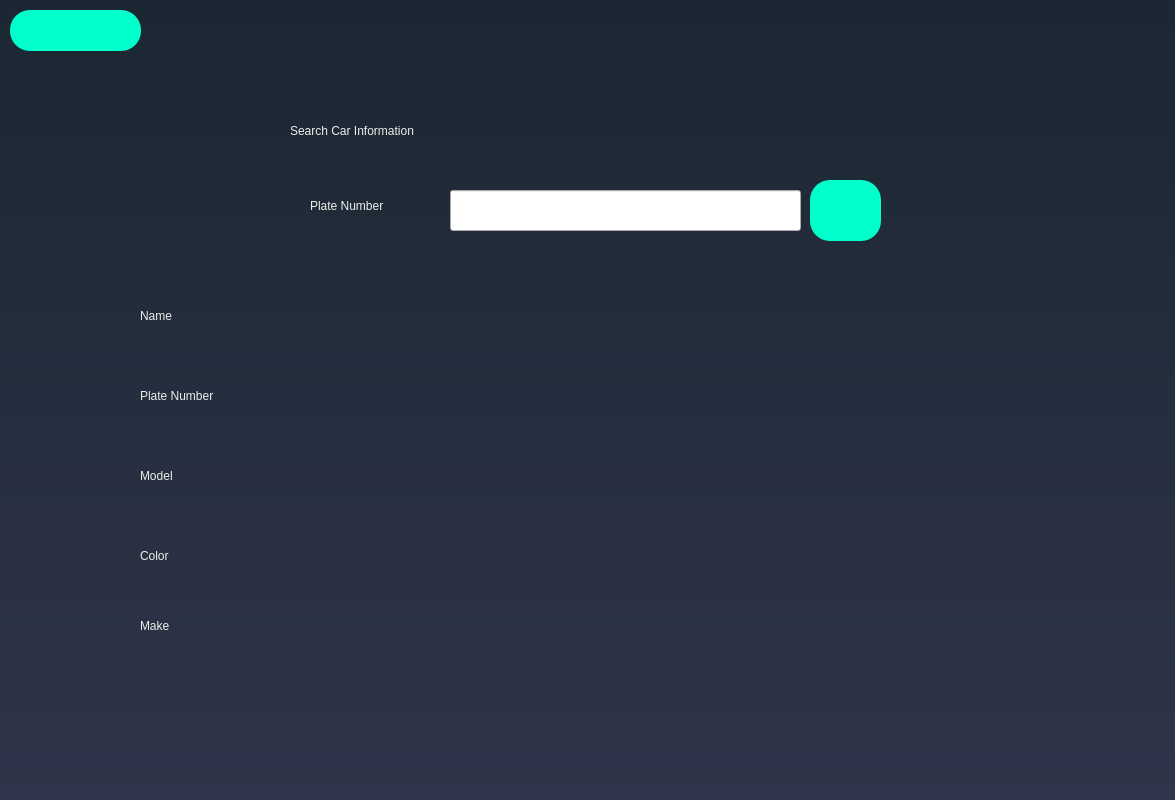
<?xml version="1.0" encoding="UTF-8"?>
<ui version="4.0">
 <class>Dialog</class>
 <widget class="QDialog" name="Dialog">
  <property name="geometry">
   <rect>
    <x>0</x>
    <y>0</y>
    <width>1175</width>
    <height>800</height>
   </rect>
  </property>
  <property name="windowTitle">
   <string>Dialog</string>
  </property>
  <widget class="QWidget" name="widget" native="true">
   <property name="geometry">
    <rect>
     <x>0</x>
     <y>0</y>
     <width>1210</width>
     <height>800</height>
    </rect>
   </property>
   <property name="styleSheet">
    <string notr="true">QWidget#widget{
background-color: qlineargradient(spread:repeat, x1:1, y1:0, x2:1, y2:1, stop:0 rgba(27, 39, 50, 255),stop:1 rgba(47, 53, 74, 255));
	color: #000000;
background-repeat: no-repeat; 
background-position: center;}</string>
   </property>
   <widget class="QWidget" name="widget_2" native="true">
    <property name="geometry">
     <rect>
      <x>0</x>
      <y>0</y>
      <width>1210</width>
      <height>800</height>
     </rect>
    </property>
    <property name="styleSheet">
     <string notr="true">QWidget#widget{
background-color: qlineargradient(spread:repeat, x1:1, y1:0, x2:1, y2:1, stop:0 rgba(27, 39, 50, 255),stop:1 rgba(47, 53, 74, 255));
	color: #000000;
background-repeat: no-repeat; 
background-position: center;}</string>
    </property>
    <widget class="QLabel" name="label">
     <property name="geometry">
      <rect>
       <x>290</x>
       <y>70</y>
       <width>611</width>
       <height>121</height>
      </rect>
     </property>
     <property name="styleSheet">
      <string notr="true">font: 75 39pt &quot;URW Bookman L&quot;;
color:rgb(238, 238, 236)
</string>
     </property>
     <property name="text">
      <string>Search Car Information</string>
     </property>
    </widget>
    <widget class="QPushButton" name="search">
     <property name="geometry">
      <rect>
       <x>810</x>
       <y>180</y>
       <width>71</width>
       <height>61</height>
      </rect>
     </property>
     <property name="styleSheet">
      <string notr="true">border-radius:20px;
color: rgb(0, 0, 0);
background-color: rgb(0, 255, 203);
font: 75 25pt &quot;URW Bookman L&quot;;
</string>
     </property>
     <property name="text">
      <string/>
     </property>
    </widget>
    <widget class="QLineEdit" name="pl2">
     <property name="geometry">
      <rect>
       <x>450</x>
       <y>190</y>
       <width>351</width>
       <height>41</height>
      </rect>
     </property>
     <property name="styleSheet">
      <string notr="true">font: 12pt &quot;Ubuntu Mono&quot;;</string>
     </property>
    </widget>
    <widget class="QLabel" name="label_7">
     <property name="geometry">
      <rect>
       <x>310</x>
       <y>180</y>
       <width>131</width>
       <height>51</height>
      </rect>
     </property>
     <property name="styleSheet">
      <string notr="true">font: 75 14pt &quot;URW Bookman L&quot;;
color:rgb(238, 238, 236)
</string>
     </property>
     <property name="text">
      <string>Plate Number</string>
     </property>
    </widget>
    <widget class="QLabel" name="label_5">
     <property name="geometry">
      <rect>
       <x>140</x>
       <y>530</y>
       <width>131</width>
       <height>51</height>
      </rect>
     </property>
     <property name="styleSheet">
      <string notr="true">font: 75 14pt &quot;URW Bookman L&quot;;
color:rgb(238, 238, 236)
</string>
     </property>
     <property name="text">
      <string>Color</string>
     </property>
    </widget>
    <widget class="QLabel" name="label_6">
     <property name="geometry">
      <rect>
       <x>140</x>
       <y>290</y>
       <width>131</width>
       <height>51</height>
      </rect>
     </property>
     <property name="styleSheet">
      <string notr="true">font: 75 14pt &quot;URW Bookman L&quot;;
color:rgb(238, 238, 236)
</string>
     </property>
     <property name="text">
      <string>Name</string>
     </property>
    </widget>
    <widget class="QLabel" name="label_8">
     <property name="geometry">
      <rect>
       <x>140</x>
       <y>370</y>
       <width>131</width>
       <height>51</height>
      </rect>
     </property>
     <property name="styleSheet">
      <string notr="true">font: 75 14pt &quot;URW Bookman L&quot;;
color:rgb(238, 238, 236)
</string>
     </property>
     <property name="text">
      <string>Plate Number</string>
     </property>
    </widget>
    <widget class="QLabel" name="label_9">
     <property name="geometry">
      <rect>
       <x>140</x>
       <y>600</y>
       <width>131</width>
       <height>51</height>
      </rect>
     </property>
     <property name="styleSheet">
      <string notr="true">font: 75 14pt &quot;URW Bookman L&quot;;
color:rgb(238, 238, 236)
</string>
     </property>
     <property name="text">
      <string>Make</string>
     </property>
    </widget>
    <widget class="QLabel" name="label_4">
     <property name="geometry">
      <rect>
       <x>140</x>
       <y>450</y>
       <width>131</width>
       <height>51</height>
      </rect>
     </property>
     <property name="styleSheet">
      <string notr="true">font: 75 14pt &quot;URW Bookman L&quot;;
color:rgb(238, 238, 236)
</string>
     </property>
     <property name="text">
      <string>Model</string>
     </property>
    </widget>
    <widget class="QLabel" name="pldb">
     <property name="geometry">
      <rect>
       <x>290</x>
       <y>370</y>
       <width>671</width>
       <height>51</height>
      </rect>
     </property>
     <property name="styleSheet">
      <string notr="true">font: 75 14pt &quot;URW Bookman L&quot;;
color:rgb(238, 238, 236)
</string>
     </property>
     <property name="text">
      <string/>
     </property>
    </widget>
    <widget class="QLabel" name="colordb">
     <property name="geometry">
      <rect>
       <x>290</x>
       <y>530</y>
       <width>671</width>
       <height>51</height>
      </rect>
     </property>
     <property name="styleSheet">
      <string notr="true">font: 75 14pt &quot;URW Bookman L&quot;;
color:rgb(238, 238, 236)
</string>
     </property>
     <property name="text">
      <string/>
     </property>
    </widget>
    <widget class="QLabel" name="namedb">
     <property name="geometry">
      <rect>
       <x>290</x>
       <y>290</y>
       <width>671</width>
       <height>51</height>
      </rect>
     </property>
     <property name="styleSheet">
      <string notr="true">font: 75 14pt &quot;URW Bookman L&quot;;
color:rgb(238, 238, 236)
</string>
     </property>
     <property name="text">
      <string/>
     </property>
    </widget>
    <widget class="QLabel" name="makedb">
     <property name="geometry">
      <rect>
       <x>290</x>
       <y>600</y>
       <width>671</width>
       <height>51</height>
      </rect>
     </property>
     <property name="styleSheet">
      <string notr="true">font: 75 14pt &quot;URW Bookman L&quot;;
color:rgb(238, 238, 236)
</string>
     </property>
     <property name="text">
      <string/>
     </property>
    </widget>
    <widget class="QLabel" name="modeldb">
     <property name="geometry">
      <rect>
       <x>290</x>
       <y>450</y>
       <width>671</width>
       <height>51</height>
      </rect>
     </property>
     <property name="styleSheet">
      <string notr="true">font: 75 14pt &quot;URW Bookman L&quot;;
color:rgb(238, 238, 236)
</string>
     </property>
     <property name="text">
      <string/>
     </property>
    </widget>
    <widget class="QPushButton" name="back4">
     <property name="geometry">
      <rect>
       <x>10</x>
       <y>10</y>
       <width>131</width>
       <height>41</height>
      </rect>
     </property>
     <property name="styleSheet">
      <string notr="true">border-radius:20px;
color: rgb(0, 0, 0);
background-color: rgb(0, 255, 203);
font: 75 25pt &quot;URW Bookman L&quot;;
</string>
     </property>
     <property name="text">
      <string/>
     </property>
    </widget>
    <widget class="QLabel" name="error">
     <property name="geometry">
      <rect>
       <x>246</x>
       <y>650</y>
       <width>451</width>
       <height>61</height>
      </rect>
     </property>
     <property name="styleSheet">
      <string notr="true">font: 75 20pt &quot;URW Bookman L&quot;;
color:rgb(239, 41, 41)
</string>
     </property>
     <property name="text">
      <string/>
     </property>
    </widget>
   </widget>
  </widget>
 </widget>
 <resources/>
 <connections/>
</ui>
